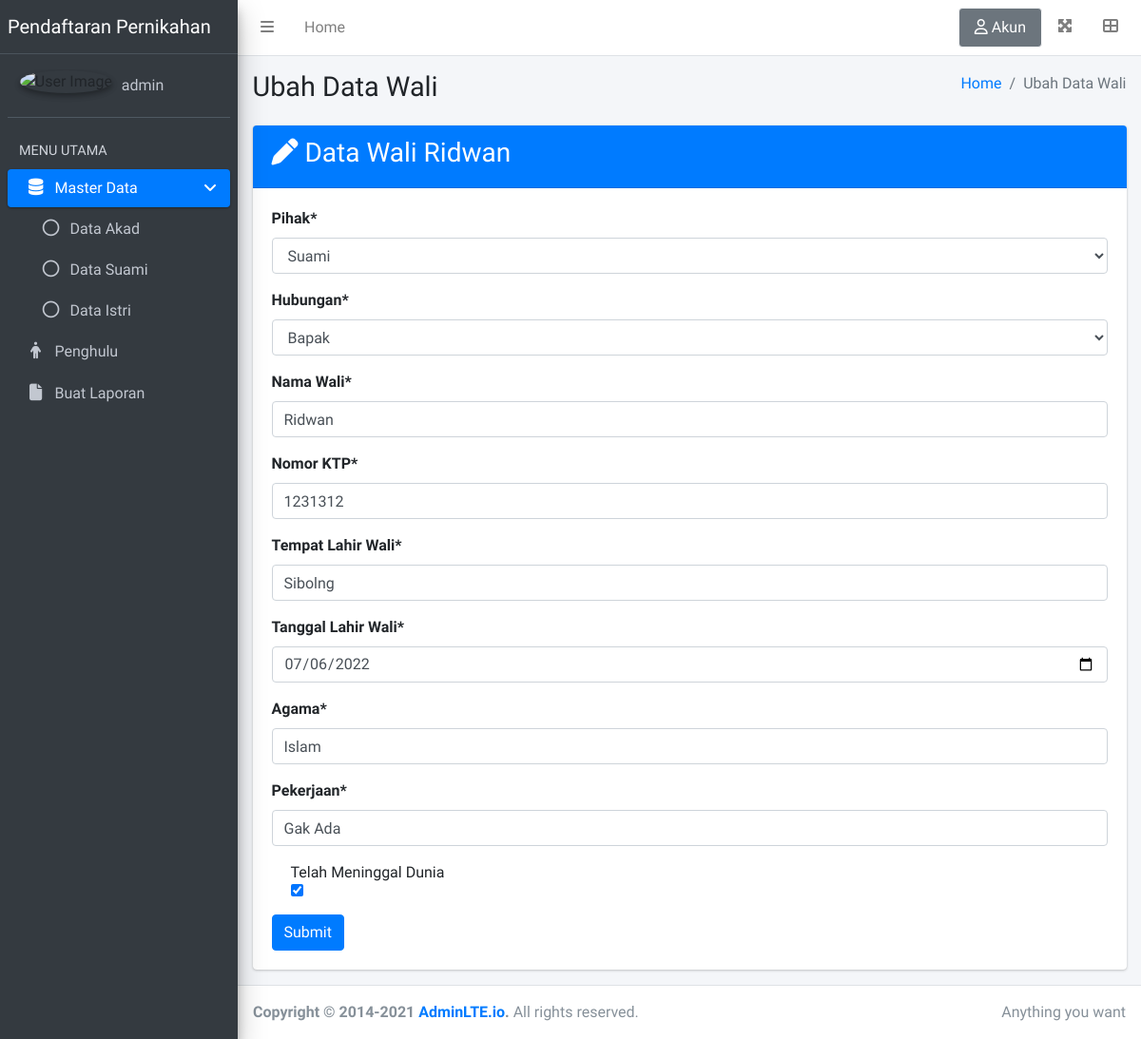
The page /akad/detail/1/wali/1/ (signed in) on the database as committed earlier.
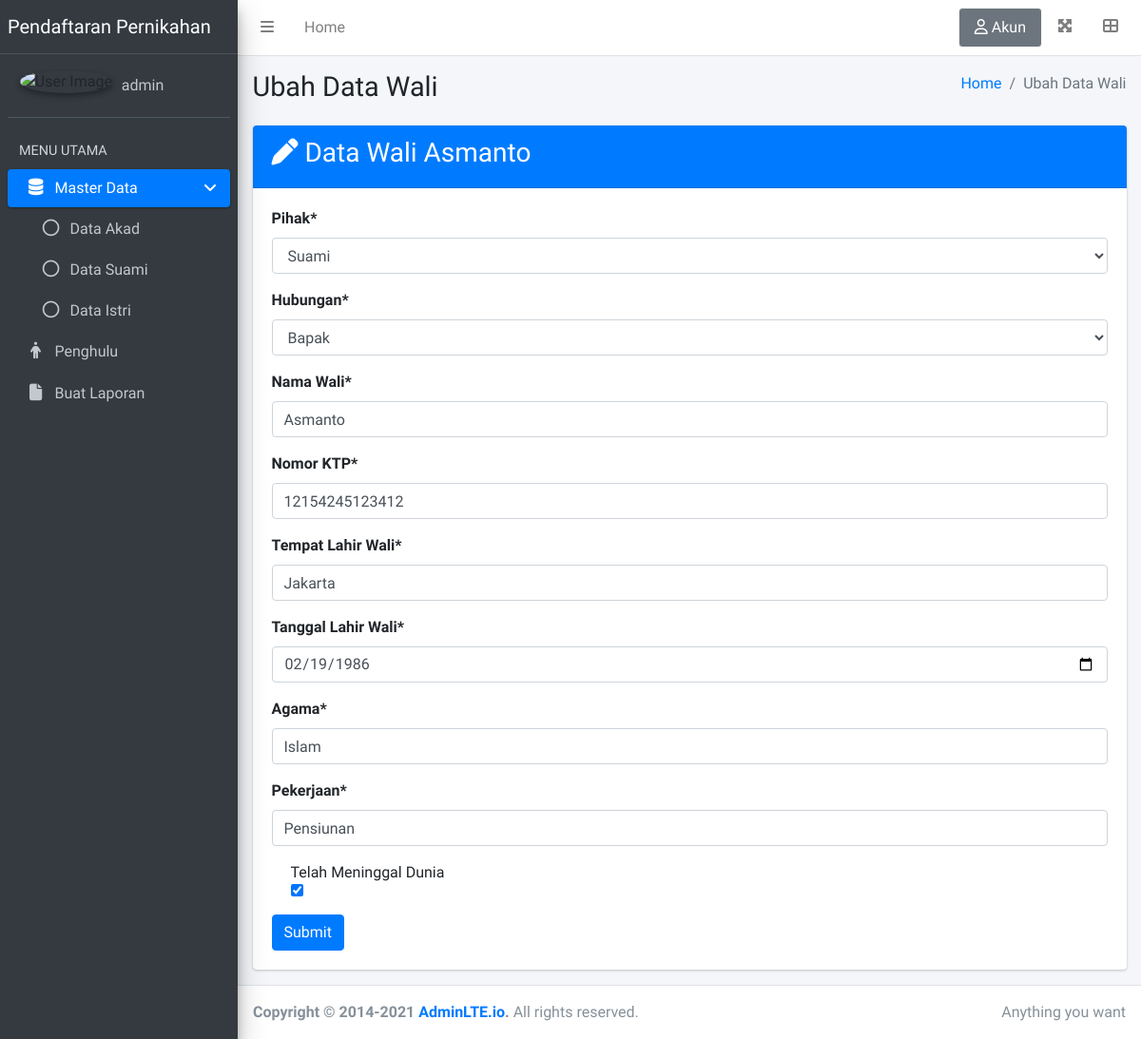
The same page on the database as committed later.
### base/models.py (models this page shows, shortened)
class Wali(models.Model):
    akad = models.ForeignKey(Akad, on_delete=models.CASCADE)
    pihak = models.CharField(max_length=1, choices = PIHAK_WALI)
    hubungan = models.CharField(max_length=1, choices=HUBUNGAN)
    nama = models.CharField(max_length=100)
    no_ktp = models.CharField(max_length=16)
    tempatLahir = models.CharField(max_length=50)
    tanggalLahir = models.DateField()
    agama = models.CharField(max_length=20)
    pekerjaan = models.CharField(max_length=50)
    meninggal = models.BooleanField(default=False)

### base/views.py (the view)
# urls.py: path("akad/detail/<int:akad>/wali/<int:pk>/", views.ubah_wali, name="ubah-wali"),
@login_required(login_url='login')
def ubah_wali(request, akad, pk):
    if request.user.is_superuser == False:
        return redirect('index')
    akad = Akad.objects.get(id=akad)
    wali = Wali.objects.get(id=pk)
    page = f'Ubah Data Wali'
    form = WaliForm(instance = wali)
    if request.method == 'POST':
        form = WaliForm(request.POST, instance=wali)
        if form.is_valid():
            form.save()
            messages.success(request, f'Wali {wali.nama} Berhasil Diubah')
            return redirect('detail_akad', akad.id)
    context = {
        'wali': wali,
        'page': page,
        'akad': akad,
        'form': form
    }
    return render(request, 'base/tambah_wali.html', context)

### base/forms.py
class WaliForm(ModelForm):
    class Meta:
        model = Wali
        fields = '__all__'
        exclude = ['akad', ]
        labels = {
            'nama': 'Nama Wali',
            'no_ktp': 'Nomor KTP',
            'tempatLahir': 'Tempat Lahir Wali',
            'tanggalLahir': 'Tanggal Lahir Wali',
            'meninggal': 'Telah Meninggal Dunia',
        }
        widgets = {
            'nama' : forms.TextInput(attrs={'placeholder': 'Masukkan Nama Wali'}),
            'pihak' : forms.Select(attrs={'class': 'form-control'}),
            'hubungan' : forms.Select(attrs={'class': 'form-control'}),
            'no_ktp' : forms.NumberInput(),
            'meninggal': forms.CheckboxInput(attrs={'class': 'form-check-input mt-4 ml-0'}),
            'tanggalLahir': forms.DateInput(attrs={'class': 'form-control', 'type': 'date',} , format= '%Y-%m-%d'),
        }

### base/templates/base/tambah_wali.html (shortened to what this page needs)
{% extends 'base.html' %}
{% load static %}
{% load crispy_forms_tags %}
{% block content %}
<div class="row">
    <div class="col-12">
        <div class="card card-primary">
            <div class="card-header">
                <h3>
                    {% if page == 'Ubah Data Wali' %}
                    <i class="fa-solid fa-pen"></i> Data Wali {{wali.nama}}
                    {% else %}
                    Tambah Data Wali
                    {% endif %}
                </h3>
            </div>
            <div class="card-body">
                <form action="" method="post">
                    {{ form|crispy}}
                    <button class="btn btn-primary mt-3" type="submit">Submit</button>
                </form>
            </div>
        </div>
    </div>
</div>
{% endblock %}

Rows that differ between the two databases and show on the page:
changed Wali "Suami": nama "Ridwan" → "Asmanto"; no_ktp "1231312" → "12154245123412"; tempatLahir "Sibolng" → "Jakarta"; tanggalLahir "07/06/2022" → "02/19/1986"; pekerjaan "Gak Ada" → "Pensiunan"
